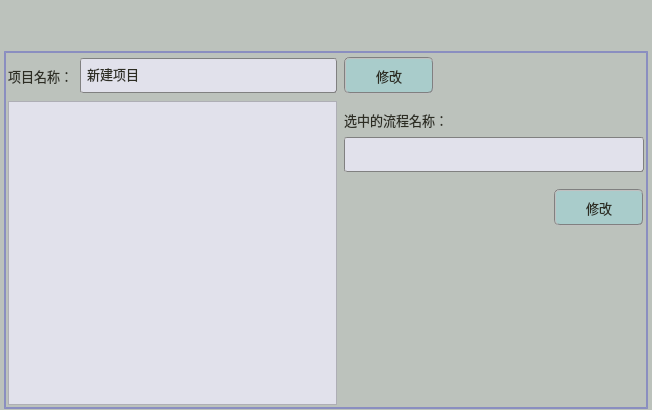
<?xml version="1.0" encoding="UTF-8"?>
<ui version="4.0">
 <class>frmProcessSetUpClass</class>
 <widget class="QWidget" name="frmProcessSetUpClass">
  <property name="geometry">
   <rect>
    <x>0</x>
    <y>0</y>
    <width>652</width>
    <height>410</height>
   </rect>
  </property>
  <property name="sizePolicy">
   <sizepolicy hsizetype="Expanding" vsizetype="Expanding">
    <horstretch>0</horstretch>
    <verstretch>0</verstretch>
   </sizepolicy>
  </property>
  <property name="minimumSize">
   <size>
    <width>650</width>
    <height>410</height>
   </size>
  </property>
  <property name="maximumSize">
   <size>
    <width>16777215</width>
    <height>16777215</height>
   </size>
  </property>
  <property name="font">
   <font>
    <family>Arial</family>
    <pointsize>10</pointsize>
    <weight>50</weight>
    <italic>false</italic>
    <bold>false</bold>
   </font>
  </property>
  <property name="contextMenuPolicy">
   <enum>Qt::NoContextMenu</enum>
  </property>
  <property name="windowTitle">
   <string>QMacVisual</string>
  </property>
  <property name="windowIcon">
   <iconset>
    <normaloff>:/QMacVisual/Icon/other_478.ico</normaloff>:/QMacVisual/Icon/other_478.ico</iconset>
  </property>
  <property name="styleSheet">
   <string notr="true">background-color: #bcc2bc;</string>
  </property>
  <layout class="QHBoxLayout" name="horizontalLayout_2">
   <property name="spacing">
    <number>6</number>
   </property>
   <property name="leftMargin">
    <number>3</number>
   </property>
   <property name="topMargin">
    <number>1</number>
   </property>
   <property name="rightMargin">
    <number>3</number>
   </property>
   <property name="bottomMargin">
    <number>1</number>
   </property>
   <item>
    <layout class="QGridLayout" name="gridLayout_2">
     <property name="spacing">
      <number>1</number>
     </property>
     <item row="1" column="0">
      <widget class="QFrame" name="frame">
       <property name="sizePolicy">
        <sizepolicy hsizetype="Fixed" vsizetype="Preferred">
         <horstretch>0</horstretch>
         <verstretch>0</verstretch>
        </sizepolicy>
       </property>
       <property name="minimumSize">
        <size>
         <width>644</width>
         <height>0</height>
        </size>
       </property>
       <property name="maximumSize">
        <size>
         <width>644</width>
         <height>16777215</height>
        </size>
       </property>
       <property name="styleSheet">
        <string notr="true">#frame{border:2px solid rgba(30,30,200,80)}</string>
       </property>
       <property name="frameShape">
        <enum>QFrame::StyledPanel</enum>
       </property>
       <property name="frameShadow">
        <enum>QFrame::Raised</enum>
       </property>
       <layout class="QHBoxLayout" name="horizontalLayout">
        <property name="spacing">
         <number>2</number>
        </property>
        <property name="leftMargin">
         <number>2</number>
        </property>
        <property name="topMargin">
         <number>2</number>
        </property>
        <property name="rightMargin">
         <number>2</number>
        </property>
        <property name="bottomMargin">
         <number>2</number>
        </property>
        <item>
         <layout class="QGridLayout" name="gridLayout">
          <property name="spacing">
           <number>7</number>
          </property>
          <item row="6" column="4">
           <widget class="QPushButton" name="btnProcessModify">
            <property name="sizePolicy">
             <sizepolicy hsizetype="Fixed" vsizetype="Fixed">
              <horstretch>0</horstretch>
              <verstretch>0</verstretch>
             </sizepolicy>
            </property>
            <property name="minimumSize">
             <size>
              <width>90</width>
              <height>37</height>
             </size>
            </property>
            <property name="font">
             <font>
              <family>微软雅黑</family>
              <pointsize>10</pointsize>
              <weight>50</weight>
              <italic>false</italic>
              <bold>false</bold>
             </font>
            </property>
            <property name="focusPolicy">
             <enum>Qt::StrongFocus</enum>
            </property>
            <property name="styleSheet">
             <string notr="true">QWidget{ background-color: rgba(163, 206, 207,200);}
QWidget{ color: rgb(45, 45, 35);}
QWidget{ border: 2px groove gray;border-radius: 6px;padding: 2px 4px;}
QPushButton:hover{ background-color: rgba(163, 216, 207,200);}
QPushButton:pressed{background-color: rgba(163, 226, 207,200);}</string>
            </property>
            <property name="text">
             <string>修改</string>
            </property>
           </widget>
          </item>
          <item row="4" column="2" colspan="3">
           <widget class="QLineEdit" name="txtProcess">
            <property name="sizePolicy">
             <sizepolicy hsizetype="Fixed" vsizetype="Expanding">
              <horstretch>0</horstretch>
              <verstretch>0</verstretch>
             </sizepolicy>
            </property>
            <property name="minimumSize">
             <size>
              <width>300</width>
              <height>0</height>
             </size>
            </property>
            <property name="maximumSize">
             <size>
              <width>16777215</width>
              <height>35</height>
             </size>
            </property>
            <property name="font">
             <font>
              <family>微软雅黑</family>
              <pointsize>10</pointsize>
              <weight>50</weight>
              <italic>false</italic>
              <bold>false</bold>
             </font>
            </property>
            <property name="focusPolicy">
             <enum>Qt::StrongFocus</enum>
            </property>
            <property name="styleSheet">
             <string notr="true">background-color: rgb(225, 225, 235);
color: rgb(45, 45, 35);
border: 1px groove gray;border-radius: 2px;padding: 2px 4px;</string>
            </property>
            <property name="text">
             <string/>
            </property>
           </widget>
          </item>
          <item row="3" column="2" colspan="3">
           <widget class="QLabel" name="label_2">
            <property name="font">
             <font>
              <family>微软雅黑</family>
              <pointsize>10</pointsize>
             </font>
            </property>
            <property name="styleSheet">
             <string notr="true">color: rgb(45, 45, 35);</string>
            </property>
            <property name="text">
             <string>选中的流程名称：</string>
            </property>
           </widget>
          </item>
          <item row="1" column="1">
           <widget class="QLineEdit" name="txtProject">
            <property name="sizePolicy">
             <sizepolicy hsizetype="Expanding" vsizetype="Expanding">
              <horstretch>0</horstretch>
              <verstretch>0</verstretch>
             </sizepolicy>
            </property>
            <property name="maximumSize">
             <size>
              <width>16777215</width>
              <height>35</height>
             </size>
            </property>
            <property name="font">
             <font>
              <family>微软雅黑</family>
              <pointsize>10</pointsize>
              <weight>50</weight>
              <italic>false</italic>
              <bold>false</bold>
             </font>
            </property>
            <property name="focusPolicy">
             <enum>Qt::StrongFocus</enum>
            </property>
            <property name="styleSheet">
             <string notr="true">background-color: rgb(225, 225, 235);
color: rgb(45, 45, 35);
border: 1px groove gray;border-radius: 2px;padding: 2px 4px;</string>
            </property>
            <property name="text">
             <string>新建项目</string>
            </property>
           </widget>
          </item>
          <item row="7" column="4">
           <spacer name="verticalSpacer">
            <property name="orientation">
             <enum>Qt::Vertical</enum>
            </property>
            <property name="sizeHint" stdset="0">
             <size>
              <width>20</width>
              <height>40</height>
             </size>
            </property>
           </spacer>
          </item>
          <item row="2" column="4">
           <spacer name="verticalSpacer_2">
            <property name="orientation">
             <enum>Qt::Vertical</enum>
            </property>
            <property name="sizeType">
             <enum>QSizePolicy::Fixed</enum>
            </property>
            <property name="sizeHint" stdset="0">
             <size>
              <width>20</width>
              <height>2</height>
             </size>
            </property>
           </spacer>
          </item>
          <item row="5" column="4">
           <spacer name="verticalSpacer_3">
            <property name="orientation">
             <enum>Qt::Vertical</enum>
            </property>
            <property name="sizeType">
             <enum>QSizePolicy::Fixed</enum>
            </property>
            <property name="sizeHint" stdset="0">
             <size>
              <width>20</width>
              <height>3</height>
             </size>
            </property>
           </spacer>
          </item>
          <item row="1" column="2">
           <widget class="QPushButton" name="btnProjectModify">
            <property name="sizePolicy">
             <sizepolicy hsizetype="Fixed" vsizetype="Fixed">
              <horstretch>0</horstretch>
              <verstretch>0</verstretch>
             </sizepolicy>
            </property>
            <property name="minimumSize">
             <size>
              <width>90</width>
              <height>37</height>
             </size>
            </property>
            <property name="font">
             <font>
              <family>微软雅黑</family>
              <pointsize>10</pointsize>
              <weight>50</weight>
              <italic>false</italic>
              <bold>false</bold>
             </font>
            </property>
            <property name="focusPolicy">
             <enum>Qt::StrongFocus</enum>
            </property>
            <property name="styleSheet">
             <string notr="true">QWidget{ background-color: rgba(163, 206, 207,200);}
QWidget{ color: rgb(45, 45, 35);}
QWidget{ border: 2px groove gray;border-radius: 6px;padding: 2px 4px;}
QPushButton:hover{ background-color: rgba(163, 216, 207,200);}
QPushButton:pressed{background-color: rgba(163, 226, 207,200);}</string>
            </property>
            <property name="text">
             <string>修改</string>
            </property>
           </widget>
          </item>
          <item row="6" column="2" colspan="2">
           <spacer name="horizontalSpacer_5">
            <property name="orientation">
             <enum>Qt::Horizontal</enum>
            </property>
            <property name="sizeHint" stdset="0">
             <size>
              <width>40</width>
              <height>20</height>
             </size>
            </property>
           </spacer>
          </item>
          <item row="2" column="0" rowspan="6" colspan="2">
           <widget class="QListView" name="listProcess">
            <property name="font">
             <font>
              <family>微软雅黑</family>
              <pointsize>10</pointsize>
             </font>
            </property>
            <property name="styleSheet">
             <string notr="true">QWidget{color: rgba(45, 45, 35, 230);background-color: rgb(225, 225, 235);}
QScrollBar:vertical{ 
		background:#FFFFF2;
		padding-top:20px;
		padding-bottom:20px;
		padding-left:2px;
		padding-right:2px;
		border-left:1px solid #d7d7d7;}
QScrollBar::handle:vertical{
		background:#dbdbdb;
		border-radius:6px;
		min-height:20px;}
QScrollBar::handle:vertical:hover{
		background:#d0d0d0;}
QScrollBar::add-line:vertical{
		background:url(:/res/ico/down.png) center no-repeat;}
QScrollBar::sub-line:vertical{
		background:url(:/res/ico/up.png) center no-repeat;}
QScrollBar:horizontal{ 
		background:#FFFFF2;
		padding-top:20px;
		padding-bottom:20px;
		padding-left:2px;
		padding-right:2px;
		border-left:1px solid #d7d7d7;}
QScrollBar::handle:horizontal{
		background:#dbdbdb;
		border-radius:6px;
		min-height:20px;}
QScrollBar::handle:horizontal:hover{
		background:#d0d0d0;}
QScrollBar::add-line:horizontal{
		background:url(:/res/ico/right.png) center no-repeat;}
QScrollBar::sub-line:horizontal{
		background:url(:/res/ico/left.png) center no-repeat;}</string>
            </property>
           </widget>
          </item>
          <item row="1" column="0">
           <widget class="QLabel" name="label">
            <property name="sizePolicy">
             <sizepolicy hsizetype="Fixed" vsizetype="Preferred">
              <horstretch>0</horstretch>
              <verstretch>0</verstretch>
             </sizepolicy>
            </property>
            <property name="maximumSize">
             <size>
              <width>75</width>
              <height>16777215</height>
             </size>
            </property>
            <property name="font">
             <font>
              <family>微软雅黑</family>
              <pointsize>10</pointsize>
             </font>
            </property>
            <property name="styleSheet">
             <string notr="true">color: rgb(45, 45, 35);</string>
            </property>
            <property name="text">
             <string>项目名称：</string>
            </property>
           </widget>
          </item>
          <item row="1" column="3" colspan="2">
           <spacer name="horizontalSpacer">
            <property name="orientation">
             <enum>Qt::Horizontal</enum>
            </property>
            <property name="sizeHint" stdset="0">
             <size>
              <width>40</width>
              <height>20</height>
             </size>
            </property>
           </spacer>
          </item>
          <item row="0" column="1">
           <spacer name="verticalSpacer_5">
            <property name="orientation">
             <enum>Qt::Vertical</enum>
            </property>
            <property name="sizeType">
             <enum>QSizePolicy::Fixed</enum>
            </property>
            <property name="sizeHint" stdset="0">
             <size>
              <width>20</width>
              <height>2</height>
             </size>
            </property>
           </spacer>
          </item>
         </layout>
        </item>
       </layout>
      </widget>
     </item>
     <item row="0" column="0">
      <spacer name="verticalSpacer_4">
       <property name="orientation">
        <enum>Qt::Vertical</enum>
       </property>
       <property name="sizeType">
        <enum>QSizePolicy::Fixed</enum>
       </property>
       <property name="sizeHint" stdset="0">
        <size>
         <width>20</width>
         <height>50</height>
        </size>
       </property>
      </spacer>
     </item>
    </layout>
   </item>
  </layout>
 </widget>
 <layoutdefault spacing="6" margin="11"/>
 <resources>
  <include location="res.qrc"/>
 </resources>
 <connections/>
</ui>
